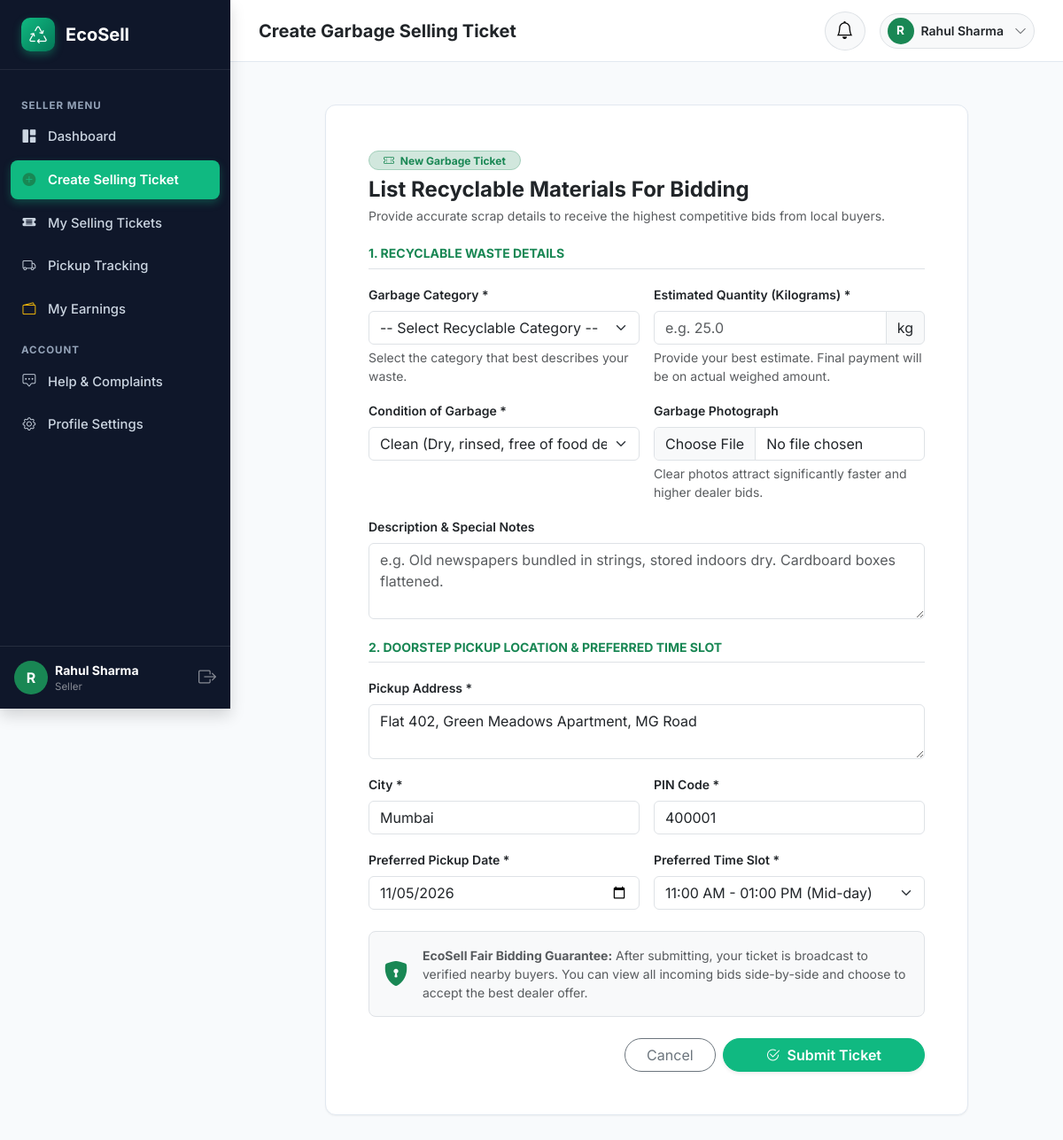
The page /seller/tickets/create (signed in) on the database its author committed.
### models/user.py (models this page shows, shortened)
class User(UserMixin, db.Model):
    __tablename__ = 'users'
    id = db.Column(db.Integer, primary_key=True, autoincrement=True)
    full_name = db.Column(db.String(150), nullable=False)
    email = db.Column(db.String(150), nullable=False, unique=True, index=True)
    phone = db.Column(db.String(25), nullable=False)
    password_hash = db.Column(db.String(255), nullable=False)
    role = db.Column(db.String(20), nullable=False, index=True)  # 'seller', 'buyer', 'admin'
    account_status = db.Column(db.String(20), default='active')  # 'active', 'pending', 'suspended'
    created_at = db.Column(db.DateTime, default=datetime.utcnow)
    seller_profile = db.relationship('SellerProfile', backref='user', uselist=False, cascade='all, delete-orphan')
    buyer_profile = db.relationship('BuyerProfile', backref='user', uselist=False, cascade='all, delete-orphan')
    selling_tickets = db.relationship('SellingTicket', backref='seller', lazy='dynamic', cascade='all, delete-orphan')
    buyer_offers = db.relationship('BuyerOffer', backref='buyer', lazy='dynamic', cascade='all, delete-orphan')
    buyer_prices = db.relationship('BuyerPrice', backref='buyer', lazy='dynamic', cascade='all, delete-orphan')
    complaints = db.relationship('Complaint', backref='user', lazy='dynamic', cascade='all, delete-orphan')
    notifications = db.relationship('Notification', backref='user', lazy='dynamic', cascade='all, delete-orphan', order_by='Notification.created_at.desc()')
    @property
    def is_seller(self):
        return self.role == 'seller'
    @property
    def is_active(self):
        return self.account_status == 'active'

### models/seller.py (models this page shows, shortened)
class SellerProfile(db.Model):
    __tablename__ = 'seller_profiles'
    id = db.Column(db.Integer, primary_key=True, autoincrement=True)
    user_id = db.Column(db.Integer, db.ForeignKey('users.id', ondelete='CASCADE'), nullable=False, unique=True)
    address = db.Column(db.Text, nullable=False)
    city = db.Column(db.String(100), nullable=False)
    state = db.Column(db.String(100), nullable=False)
    pincode = db.Column(db.String(15), nullable=False)
    latitude = db.Column(db.Numeric(10, 8), nullable=True)
    longitude = db.Column(db.Numeric(11, 8), nullable=True)

### routes/seller_routes.py (the view, shortened to what this page needs)
@seller_bp.route('/tickets/create', methods=['GET', 'POST'])
@login_required
@seller_required
def create_ticket():
    categories = GarbageCategory.query.filter_by(status='active').order_by(GarbageCategory.category_name).all()
    profile = current_user.seller_profile
    return render_template('seller/create_ticket.html', categories=categories, profile=profile)

### templates/seller/create_ticket.html (shortened to what this page needs)
{% extends "dashboard_base.html" %}
{% block page_title %}Create Garbage Selling Ticket{% endblock %}
{% block sidebar_menu %}
<li class="sidebar-heading">Seller Menu</li>
<li class="sidebar-item">
    <a href="{{ url_for('seller.dashboard') }}" class="sidebar-link">
        <i class="bi bi-grid-1x2-fill"></i> Dashboard
    </a>
</li>
<li class="sidebar-item">
    <a href="{{ url_for('seller.create_ticket') }}" class="sidebar-link active">
        <i class="bi bi-plus-circle-fill text-success"></i> Create Selling Ticket
    </a>
</li>
<li class="sidebar-item">
    <a href="{{ url_for('seller.my_tickets') }}" class="sidebar-link">
        <i class="bi bi-ticket-detailed-fill"></i> My Selling Tickets
    </a>
</li>
<li class="sidebar-item">
    <a href="{{ url_for('seller.pickups') }}" class="sidebar-link">
        <i class="bi bi-truck"></i> Pickup Tracking
    </a>
</li>
<li class="sidebar-item">
    <a href="{{ url_for('seller.earnings') }}" class="sidebar-link">
        <i class="bi bi-wallet2 text-warning"></i> My Earnings
    </a>
</li>
<li class="sidebar-heading">Account</li>
<li class="sidebar-item">
    <a href="{{ url_for('seller.complaints') }}" class="sidebar-link">
        <i class="bi bi-chat-square-dots"></i> Help & Complaints
    </a>
</li>
<li class="sidebar-item">
    <a href="{{ url_for('seller.profile') }}" class="sidebar-link">
        <i class="bi bi-gear"></i> Profile Settings
    </a>
</li>
{% endblock %}
{% block dashboard_body %}
<div class="row justify-content-center">
    <div class="col-lg-10">
        <div class="ecosell-card p-4 p-md-5">
            <div class="mb-4">
                <span class="badge bg-success-subtle text-success border border-success-subtle px-3 py-1 rounded-pill mb-2">
                    <i class="bi bi-ticket-perforated me-1"></i> New Garbage Ticket
                </span>
                <h4 class="fw-bold text-dark mb-1">List Recyclable Materials For Bidding</h4>
                <p class="text-muted small">Provide accurate scrap details to receive the highest competitive bids from local buyers.</p>
            </div>
            <form method="POST" action="{{ url_for('seller.create_ticket') }}" enctype="multipart/form-data">
                <h6 class="text-uppercase fw-bold text-success small mb-3 border-bottom pb-2">
                    1. Recyclable Waste Details
                </h6>
                <div class="row g-3 mb-4">
                    <div class="col-md-6">
                        <label class="form-label small fw-semibold text-dark">Garbage Category *</label>
                        <select name="category_id" class="form-select" required>
                            <option value="" disabled selected>-- Select Recyclable Category --</option>
                        </select>
                        <div class="form-text small">Select the category that best describes your waste.</div>
                    </div>
                    <div class="col-md-6">
                        <label class="form-label small fw-semibold text-dark">Estimated Quantity (Kilograms) *</label>
                        <div class="input-group">
                            <input type="number" step="0.1" min="0.5" name="estimated_quantity" class="form-control" placeholder="e.g. 25.0" required>
                            <span class="input-group-text bg-light">kg</span>
                        </div>
                        <div class="form-text small">Provide your best estimate. Final payment will be on actual weighed amount.</div>
                    </div>
                    <div class="col-md-6">
                        <label class="form-label small fw-semibold text-dark">Condition of Garbage *</label>
                        <select name="garbage_condition" class="form-select" required>
                            <option value="Clean" selected>Clean (Dry, rinsed, free of food debris)</option>
                        </select>
                    </div>
                    <div class="col-md-6">
                        <label class="form-label small fw-semibold text-dark">Garbage Photograph</label>
                        <input type="file" name="garbage_image" id="garbageImageInput" class="form-control" accept="image/*">
                        <div class="form-text small">Clear photos attract significantly faster and higher dealer bids.</div>
                    </div>
                    <div class="col-12">
                        <label class="form-label small fw-semibold text-dark">Description & Special Notes</label>
                        <textarea name="description" class="form-control" rows="3" placeholder="e.g. Old newspapers bundled in strings, stored indoors dry. Cardboard boxes flattened."></textarea>
                    </div>
                </div>
                <h6 class="text-uppercase fw-bold text-success small mb-3 border-bottom pb-2">
                    2. Doorstep Pickup Location & Preferred Time Slot
                </h6>
                <div class="row g-3 mb-4">
                    <div class="col-12">
                        <label class="form-label small fw-semibold text-dark">Pickup Address *</label>
                        <textarea name="pickup_address" class="form-control" rows="2" placeholder="House/Flat number, Building/Society, Street name" required>{{ profile.address if profile else '' }}</textarea>
                    </div>
                    <div class="col-md-6">
                        <label class="form-label small fw-semibold text-dark">City *</label>
                        <input type="text" name="city" class="form-control" value="{{ profile.city if profile else 'Mumbai' }}" required>
                    </div>
                    <div class="col-md-6">
                        <label class="form-label small fw-semibold text-dark">PIN Code *</label>
                        <input type="text" name="pincode" class="form-control" value="{{ profile.pincode if profile else '' }}" required>
                    </div>
                    <div class="col-md-6">
                        <label class="form-label small fw-semibold text-dark">Preferred Pickup Date *</label>
                        <input type="date" name="preferred_pickup_date" class="form-control" id="pickupDateInput" required>
                    </div>
                    <div class="col-md-6">
                        <label class="form-label small fw-semibold text-dark">Preferred Time Slot *</label>
                        <select name="preferred_pickup_time" class="form-select" required>
                            <option value="11:00 AM - 01:00 PM" selected>11:00 AM - 01:00 PM (Mid-day)</option>
                        </select>
                    </div>
                </div>
                <div class="p-3 bg-light rounded-3 border d-flex align-items-center gap-3 mb-4">
                    <i class="bi bi-shield-lock-fill text-success fs-3"></i>
                    <div class="small text-muted">
                        <strong>EcoSell Fair Bidding Guarantee:</strong> After submitting, your ticket is broadcast to verified nearby buyers. You can view all incoming bids side-by-side and choose to accept the best dealer offer.
                    </div>
                </div>
                <div class="d-flex justify-content-end gap-2">
                    <a href="{{ url_for('seller.my_tickets') }}" class="btn btn-outline-secondary rounded-pill px-4">Cancel</a>
                    <button type="submit" class="btn btn-success rounded-pill px-5 shadow-sm fw-semibold">
                        <i class="bi bi-check2-circle me-1"></i> Submit Ticket
                    </button>
                </div>
            </form>
        </div>
    </div>
</div>
{% endblock %}

### templates/dashboard_base.html (shortened to what this page needs)
{% extends "base.html" %}
{% block layout %}
<div class="dashboard-wrapper">
    <aside class="dashboard-sidebar shadow">
        <div class="sidebar-brand">
            <div class="brand-leaf-icon">
                <i class="bi bi-recycle fs-5"></i>
            </div>
            <span>EcoSell</span>
        </div>
        <ul class="sidebar-nav">
            {% block sidebar_menu %}{% endblock %}
        </ul>
        <div class="p-3 border-top border-secondary border-opacity-25 mt-auto">
            <div class="d-flex align-items-center gap-2">
                <div class="rounded-circle bg-success text-white d-flex align-items-center justify-content-center fw-bold" style="width: 38px; height: 38px;">
                    {{ current_user.full_name[:1] | upper }}
                </div>
                <div class="overflow-hidden flex-grow-1">
                    <div class="text-white small fw-bold text-truncate">{{ current_user.full_name }}</div>
                    <div class="text-white-50 text-truncate" style="font-size: 0.72rem;">{{ current_user.role | capitalize }}</div>
                </div>
                <a href="{{ url_for('auth.logout') }}" class="text-white-50 hover-white" title="Logout">
                    <i class="bi bi-box-arrow-right fs-5"></i>
                </a>
            </div>
        </div>
    </aside>
    <div class="dashboard-main">
        <header class="dashboard-topbar">
            <div class="d-flex align-items-center gap-3">
                <h5 class="mb-0 fw-bold text-dark d-none d-sm-block">{% block page_title %}Dashboard{% endblock %}</h5>
            </div>
            <div class="d-flex align-items-center gap-3">
                <div class="dropdown">
                    <button class="btn btn-light rounded-circle position-relative border" type="button" data-bs-toggle="dropdown" aria-expanded="false">
                        <i class="bi bi-bell fs-5 text-gray-700"></i>
                    </button>
                </div>
                <div class="dropdown">
                    <button class="btn btn-light d-flex align-items-center gap-2 border rounded-pill py-1 px-2" type="button" data-bs-toggle="dropdown">
                        <div class="rounded-circle bg-success text-white d-flex align-items-center justify-content-center fw-bold" style="width: 30px; height: 30px; font-size: 0.85rem;">
                            {{ current_user.full_name[:1] | upper }}
                        </div>
                        <span class="small fw-semibold text-dark me-1 d-none d-md-inline">{{ current_user.full_name }}</span>
                        <i class="bi bi-chevron-down text-muted small"></i>
                    </button>
                </div>
            </div>
        </header>
        <div class="px-4 pt-3">
        </div>
        <div class="dashboard-content">
            {% block dashboard_body %}{% endblock %}
        </div>
    </div>
</div>
{% endblock %}

### rows shown on the page
User: full_name "R", full_name "Rahul Sharma", role "Seller"
SellerProfile: pickup_address "Flat 402, Green Meadows Apartment, MG Road", city "Mumbai", pincode "400001"
